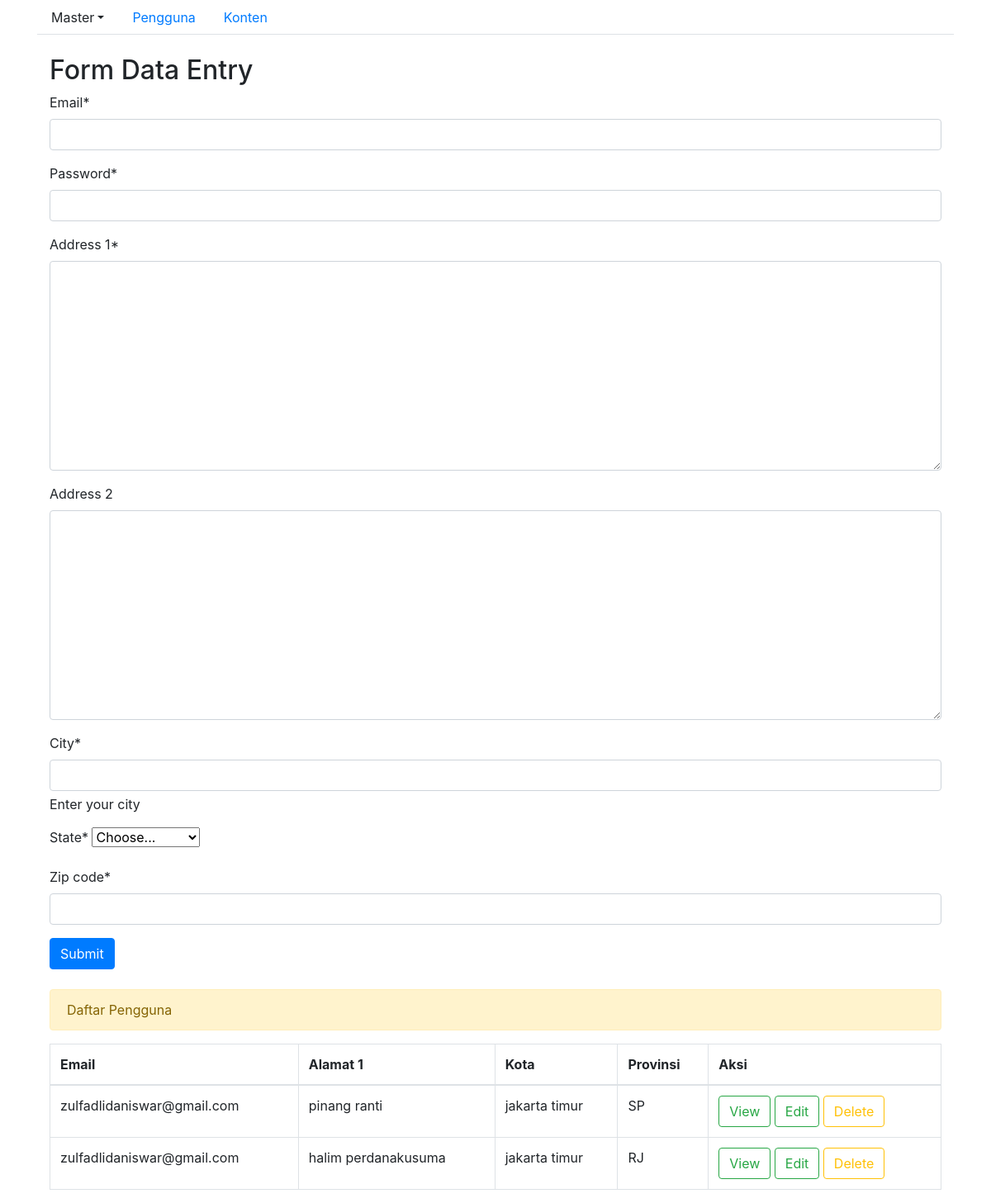
Before: / with the older database file.
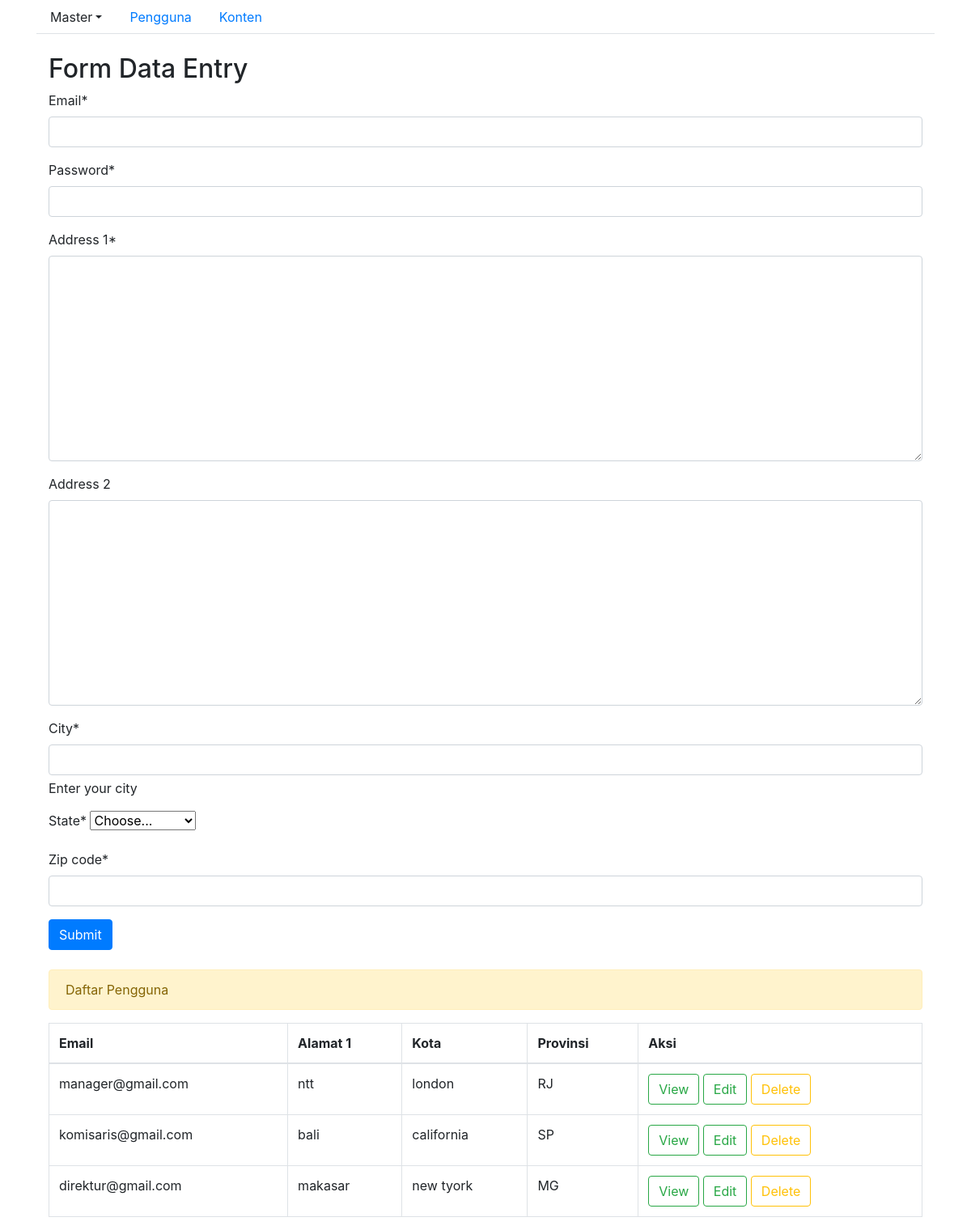
After: the same page with the newer database file.
### data_entry/models.py (models this page shows, shortened)
class Pengguna (models.Model):
    email = models.EmailField(unique=True)
    password = models.CharField(max_length=100)
    address_1 = models.TextField()
    address_2  = models.TextField(null=True, blank = True)
    city = models.CharField(max_length=20, help_text='Enter your city')
    state= models.TextField()
    zip_code= models.CharField(max_length = 7)
    tanggal_join = models.DateField(auto_now = True)

### data_entry/views.py (the view)
# urls.py: path('', views.set_pengguna, name='set_pengguna'),
def set_pengguna(request):
    form = PenggunaForm()
    list_pengguna = Pengguna.objects.all().order_by('-id')
    if request.method == "POST":
        form = PenggunaForm(request.POST)
        if form.is_valid():
            form.save()
            return redirect('data_entry:set_pengguna')  # Redirect untuk form kosong & refresh list
    context = {
        'form': form,
        'list_pengguna': list_pengguna,
    }
    return render(request, 'data_entry/input_data_1.html', context)

### data_entry/forms.py (shortened to what this page needs)
class PenggunaForm(forms.ModelForm):  # Harus pakai ModelForm, bukan Form
    state = forms.ChoiceField(choices=STATES)
    class Meta:
        model = Pengguna
        exclude = ['tanggal_join']

### data_entry/templates/data_entry/input_data_1.html (shortened to what this page needs)
{% extends "base.html" %}
{% load crispy_forms_tags %}
{% block content %}
<div class="container">
  <h2 class="mt-4">Form Data Entry</h2>
  <form method="POST">
    {{ form|crispy }}
    <button type="submit" class="btn btn-primary">Submit</button>
  </form>
  <div class="alert alert-warning mt-4" role="alert">Daftar Pengguna</div>
  <table class="table table-bordered" id="data_entry_tbl">
    <thead>
      <tr>
        <th scope="col">Email</th>
        <th scope="col">Alamat 1</th>
        <th scope="col">Kota</th>
        <th scope="col">Provinsi</th>
        <th scope="col">Aksi</th>
      </tr>
    </thead>
    <tbody>
      {% for pengguna in list_pengguna %}
      <tr class="record">
        <td><label>{{ pengguna.email }}</label></td>
        <td><label>{{ pengguna.address_1 }}</label></td>
        <td><label>{{ pengguna.city }}</label></td>
        <td><label>{{ pengguna.state }}</label></td>
        <td>
          <a href="{% url 'data_entry:view_pengguna' pengguna.id %}" class="btn btn-outline-success">View</a>
          <a href="{% url 'data_entry:updatedata' pengguna.id %}" class="btn btn-outline-success">Edit</a>
          <a href="{% url 'data_entry:deletedata' pengguna.id %}" class="btn btn-outline-warning">Delete</a>
        </td>
      </tr>
      {% empty %}
      <tr>
        <td colspan="5" class="text-center">Belum ada pengguna terdaftar</td>
      </tr>
      {% endfor %}
    </tbody>
  </table>
</div>
{% endblock %}

### data_entry/templates/base.html (shortened to what this page needs)
<!doctype html>
<html lang="en">
<head>
  <link rel="stylesheet" href="https://stackpath.bootstrapcdn.com/bootstrap/4.1.3/css/bootstrap.min.css">
</head>
<body>
  <div class="container">
    <ul class="nav nav-tabs">
      <li class="nav-item dropdown">
          <a class="nav-link dropdown-toggle" id="navbarDropdown" role="button" data-bs-toggle="dropdown" aria-expanded="false">Master</a>
      </li>
      <li class="nav-item">
        <a class="nav-link" href="{% url 'data_entry:set_pengguna' %}">Pengguna</a>
      </li>
      <li class="nav-item">
        <a class="nav-link" href="{% url 'data_entry:set_content' %}">Konten</a>
      </li>
    </ul>
    {% block content %}
    {% endblock %}
  </div>
</body>
</html>

Changed rows visible on the page:
removed Pengguna: email "zulfadlidaniswar@gmail.com", address_1 "pinang ranti", city "jakarta timur", state "SP"
removed Pengguna: email "zulfadlidaniswar@gmail.com", address_1 "halim perdanakusuma", city "jakarta timur", state "RJ"
added Pengguna: email "manager@gmail.com", address_1 "ntt", city "london", state "RJ"
added Pengguna: email "komisaris@gmail.com", address_1 "bali", city "california", state "SP"
added Pengguna: email "direktur@gmail.com", address_1 "makasar", city "new tyork", state "MG"
